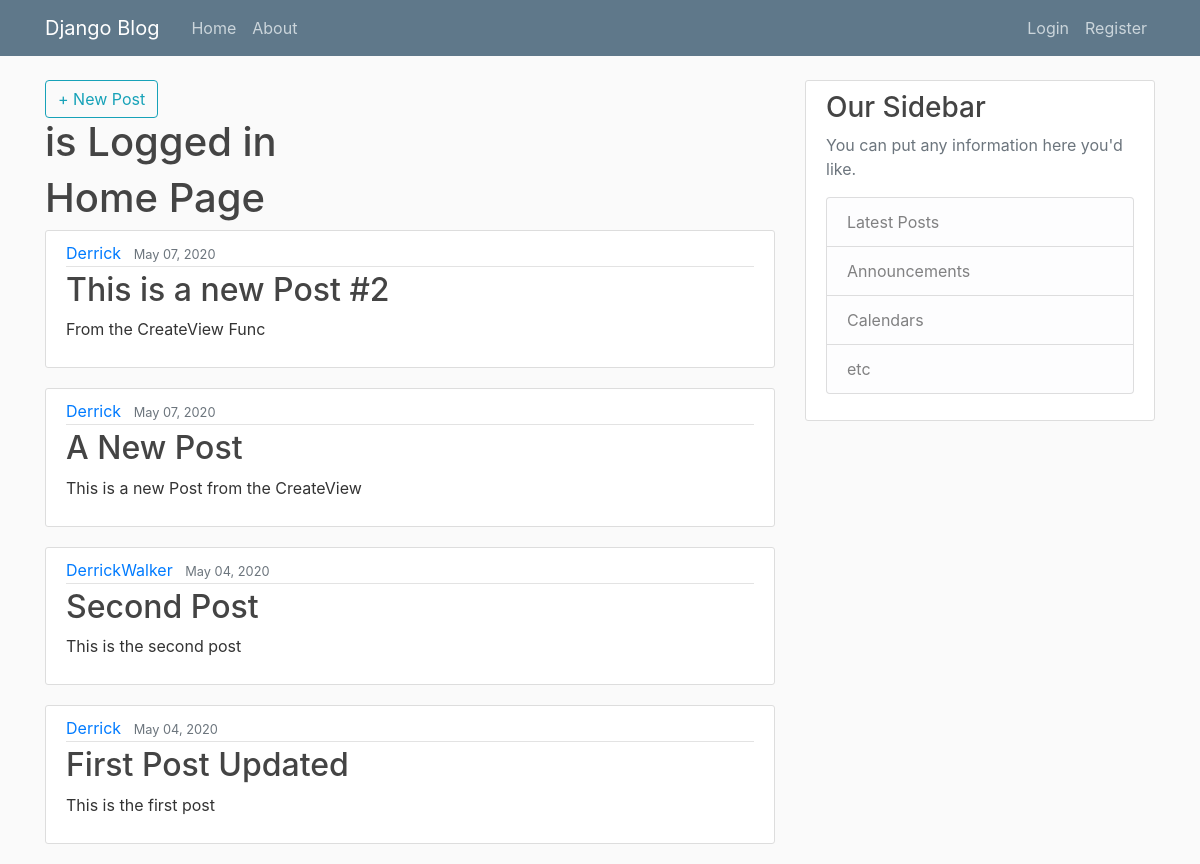
The page / on the database its author committed.
### Postapp/models.py (models this page shows, shortened)
class Post(models.Model):
    title = models.CharField(max_length=100)
    content = models.TextField()
    date_posted = models.DateTimeField(default=timezone.now)
    author = models.ForeignKey(User, on_delete=models.CASCADE)

### Postapp/views.py (the view)
class Home(ListView):
    model = Post
    context_object_name = 'posts'
    template_name = 'Postapp/home.html'
    ordering = '-date_posted'

### Postapp/templates/Postapp/home.html
{% extends 'Postapp/base.html' %}
{% block content %}
<h1>Home Page</h1>
{% for post in posts %}
<article class="media content-section">
    <div class="media-body">
        <div class="article-metadata">
            <a class="mr-2" href="#">{{ post.author }}</a>
            <small class="text-muted">{{ post.date_posted|date:"F d, Y" }}</small>
        </div>
        <h2><a class="article-title" href="{% url 'post-details' post.pk %}">{{ post.title }}</a></h2>
        <p class="article-content">{{ post.content }}</p>
    </div>
</article>
{% endfor %}
{% endblock content %}

### Postapp/static/Postapp/main.css (style rules this page uses)
body { background: #fafafa; color: #333333; margin-top: 5rem; }
h1, h2, h3, h4, h5, h6 { color: #444444; }
.content-section { background: #ffffff; padding: 10px 20px; border: 1px solid #dddddd; border-radius: 3px; margin-bottom: 20px; }
.article-title { color: #444444; }
.article-content { white-space: pre-line; }
.article-metadata { padding-bottom: 1px; margin-bottom: 4px; border-bottom: 1px solid #e3e3e3 }

### rows shown on the page
Post: author "Derrick", date_posted "May 07, 2020", title "This is a new Post #2", content "From the CreateView Func"
Post: author "Derrick", date_posted "May 07, 2020", title "A New Post", content "This is a new Post from the CreateView"
Post: author "DerrickWalker", date_posted "May 04, 2020", title "Second Post", content "This is the second post"
Post: author "Derrick", date_posted "May 04, 2020", title "First Post Updated", content "This is the first post"
